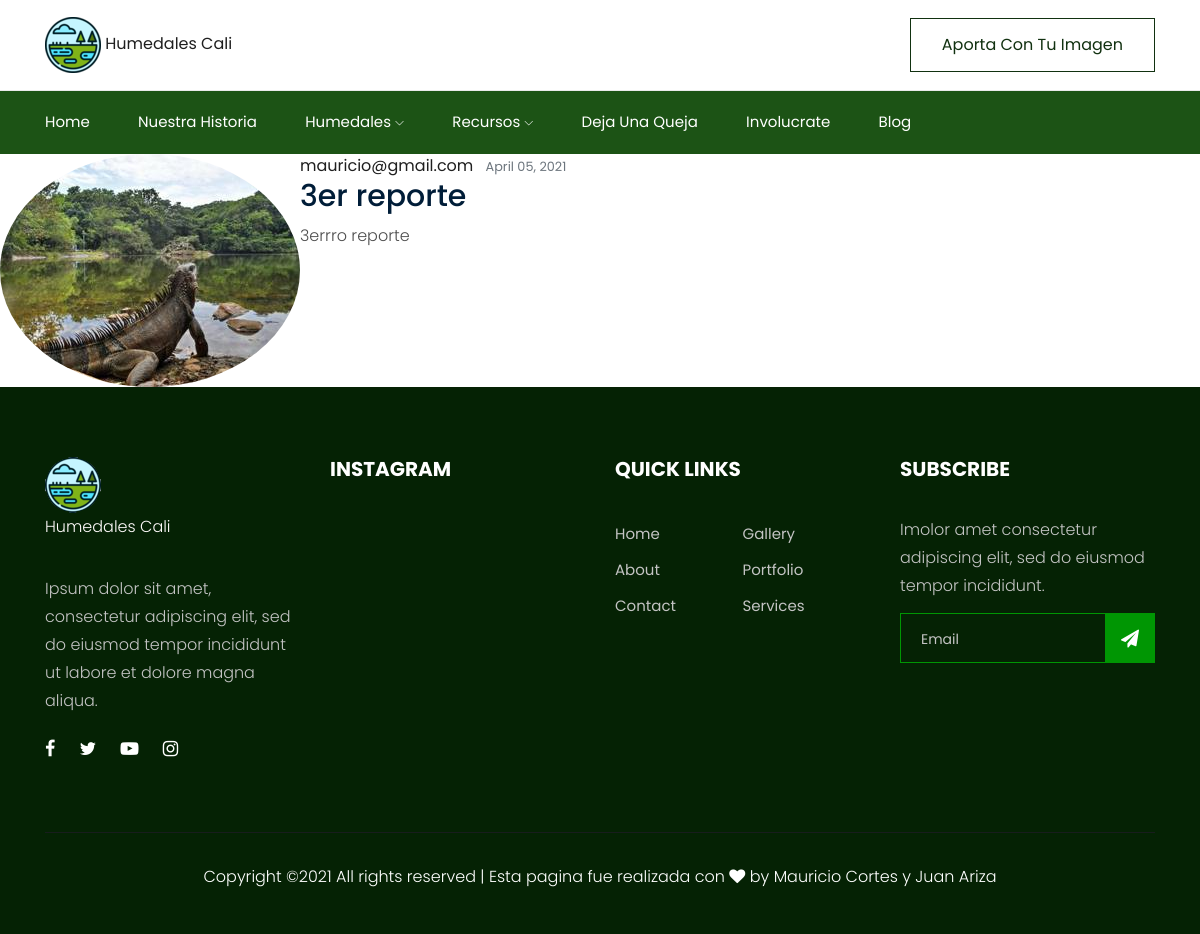
The app's page /reporte/3/ with its own data.
### reporte/models.py (models this page shows, shortened)
class Reporte(models.Model):
    titulo = models.CharField(max_length=100)
    descripcion = models.TextField()
    fecha_reporte = models.DateTimeField(default=timezone.now)
    autor = models.ForeignKey(User,on_delete=models.CASCADE)
    image = models.ImageField(default='default.jpg', upload_to='reporte_pics')
    HUMEDALES = (
        ('1', 'La Babilla'),
        ('2', 'El Retiro'),
        ('3', 'Ecoparque Las Garzas'),
    )
    humedal = models.CharField(max_length=1, choices=HUMEDALES)

### users/models.py (models this page shows, shortened)
class CustomUser(AbstractUser):
    username = None
    email = models.EmailField(_('email address'), unique=True)
    name = models.CharField(max_length=100)
    USERNAME_FIELD = 'email'
    REQUIRED_FIELDS = ['name']
    objects = CustomUserManager()

class Profile(models.Model):
    user = models.OneToOneField(CustomUser, on_delete=models.CASCADE)
    image = models.ImageField(default='default.jpg', upload_to='profile_pics')

### reporte/views.py (the view)
# urls.py: path('reporte/<int:pk>/', ReporteDetailView.as_view(), name='reporte-detail'),
class ReporteDetailView(DetailView):
    model = Reporte

### reporte/templates/reporte/reporte_detail.html
{% extends "reporte/base.html" %}
{% block content %}
<article class="media content-section">
    <img class="rounded-circle article-img" src="{{ object.autor.profile.image.url }}">
    <div class="media-body">
      <div class="article-metadata">
        <a class="mr-2" href="#">{{ object.autor }}</a>
        <small class="text-muted">{{ object.fecha_reporte|date:"F d, Y" }}</small>
      </div>
      <h2 class="article-title">{{ object.titulo }}</h2>
      <p class="article-content">{{ object.descripcion }}</p>
    </div>
  </article>
{% endblock content %}

### records on screen
Reporte: autor.profile.image (picture), autor "mauricio@gmail.com", fecha_reporte "April 05, 2021", titulo "3er reporte", descripcion "3errro reporte"
